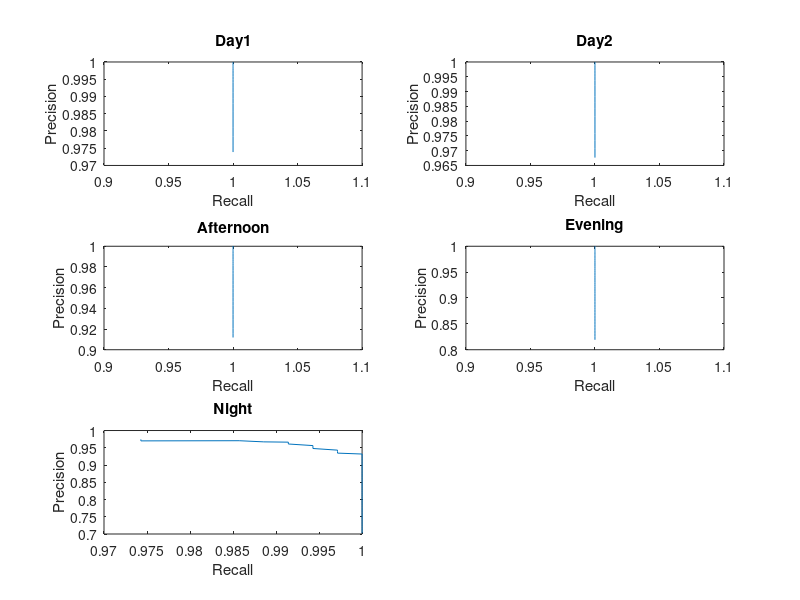

MATLAB code for this plot:
% dataset: day1
load('results_day1.mat');
subplot(3,2,1);
plot(recalls,precisions);
title("Day1");
xlabel("Recall")
ylabel("Precision")

% dataset: day2
load('results_day2.mat');
subplot(3,2,2);
plot(recalls,precisions);
title("Day2");
xlabel("Recall")
ylabel("Precision")

% dataset: afternoon
load('results_afternoon.mat');
subplot(3,2,3);
plot(recalls,precisions);
title("Afternoon");
xlabel("Recall")
ylabel("Precision")

% dataset: evening
load('results_evening.mat');
subplot(3,2,4);
plot(recalls,precisions);
title("Evening");
xlabel("Recall")
ylabel("Precision")

% dataset: night
load('results_night.mat');
subplot(3,2,5);
plot(recalls,precisions);
title("Night");
xlabel("Recall")
ylabel("Precision")
